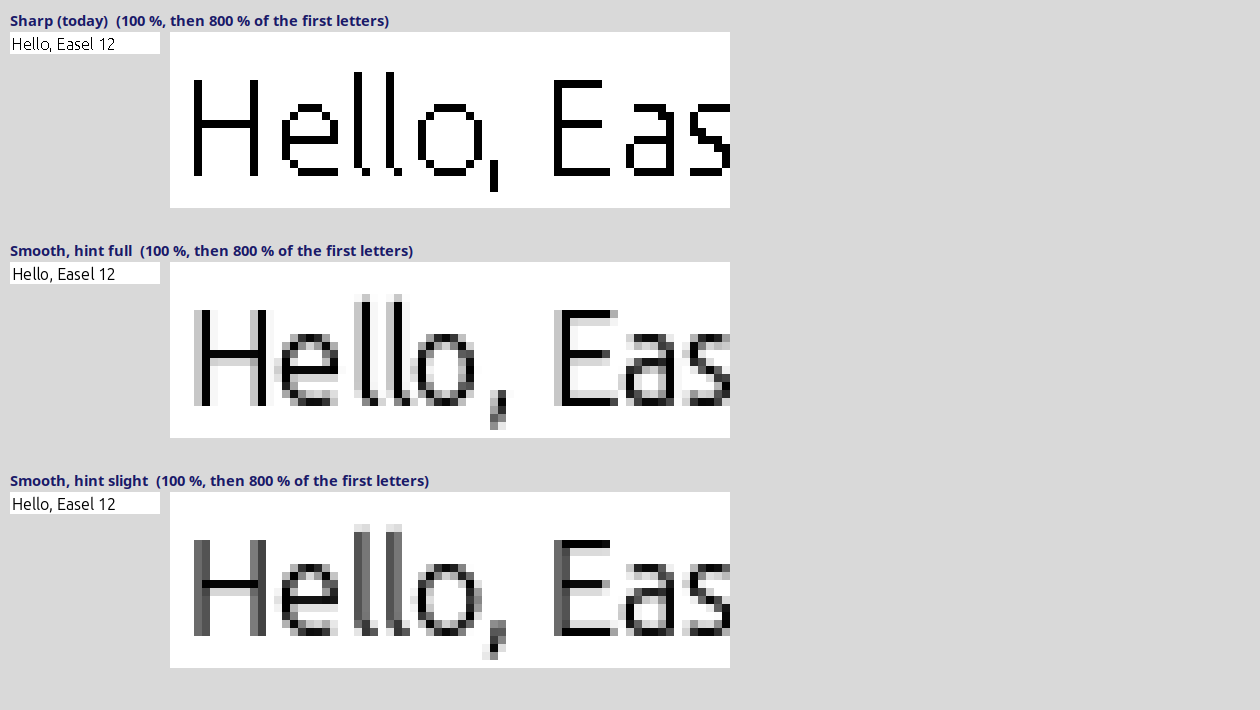

Source code (Python):
# 0040 prototype (2026-11-11): text as the app draws it (96 dpi, hint metrics on, whole-pixel positions), Sharp (antialias none,
# hint full) and Smooth (gray antialias) with hint full and hint slight, black on white, at 100 % and at 800 %. Writes sheet.png.
import gi, cairo
gi.require_version('Pango', '1.0'); gi.require_version('PangoCairo', '1.0')
from gi.repository import Pango, PangoCairo

TEXT = "Hello, Easel 12"
VARIANTS = [("Sharp (today)", cairo.ANTIALIAS_NONE, cairo.HINT_STYLE_FULL),
            ("Smooth, hint full", cairo.ANTIALIAS_GRAY, cairo.HINT_STYLE_FULL),
            ("Smooth, hint slight", cairo.ANTIALIAS_GRAY, cairo.HINT_STYLE_SLIGHT)]

def render(aa, hint, font="Ubuntu Sans 12"):
    w, h = 150, 22
    surf = cairo.ImageSurface(cairo.FORMAT_ARGB32, w, h)
    cr = cairo.Context(surf)
    cr.set_source_rgb(1, 1, 1); cr.paint()
    fo = cairo.FontOptions(); fo.set_antialias(aa); fo.set_hint_style(hint); fo.set_hint_metrics(cairo.HINT_METRICS_ON)
    layout = PangoCairo.create_layout(cr)
    PangoCairo.context_set_font_options(layout.get_context(), fo)
    PangoCairo.context_set_resolution(layout.get_context(), 96)
    layout.set_font_description(Pango.FontDescription.from_string(font))
    layout.set_text(TEXT, -1)
    cr.set_source_rgb(0, 0, 0); cr.move_to(2, 2)
    PangoCairo.show_layout(cr, layout)
    return surf

def blit(dst, src, x, y, z):
    cr = cairo.Context(dst)
    cr.translate(x, y); cr.scale(z, z)
    cr.set_source_surface(src, 0, 0); cr.get_source().set_filter(cairo.FILTER_NEAREST); cr.paint()

def label(dst, text, x, y):
    cr = cairo.Context(dst)
    layout = PangoCairo.create_layout(cr)
    layout.set_font_description(Pango.FontDescription.from_string("Sans Bold 11"))
    layout.set_text(text, -1); cr.set_source_rgb(0.1, 0.1, 0.4); cr.move_to(x, y); PangoCairo.show_layout(cr, layout)

out = cairo.ImageSurface(cairo.FORMAT_ARGB32, 1260, 3 * 230 + 20)
c = cairo.Context(out); c.set_source_rgb(0.85, 0.85, 0.85); c.paint()
for i, (name, aa, hint) in enumerate(VARIANTS):
    s = render(aa, hint)
    y0 = 10 + i * 230
    label(out, name + "  (100 %, then 800 % of the first letters)", 10, y0)
    blit(out, s, 10, y0 + 22, 1)
    crop = cairo.ImageSurface(cairo.FORMAT_ARGB32, 70, 22)
    cc = cairo.Context(crop); cc.set_source_surface(s, 0, 0); cc.paint()
    blit(out, crop, 170, y0 + 22, 8)
out.write_to_png("sheet.png")
print("wrote sheet.png")
